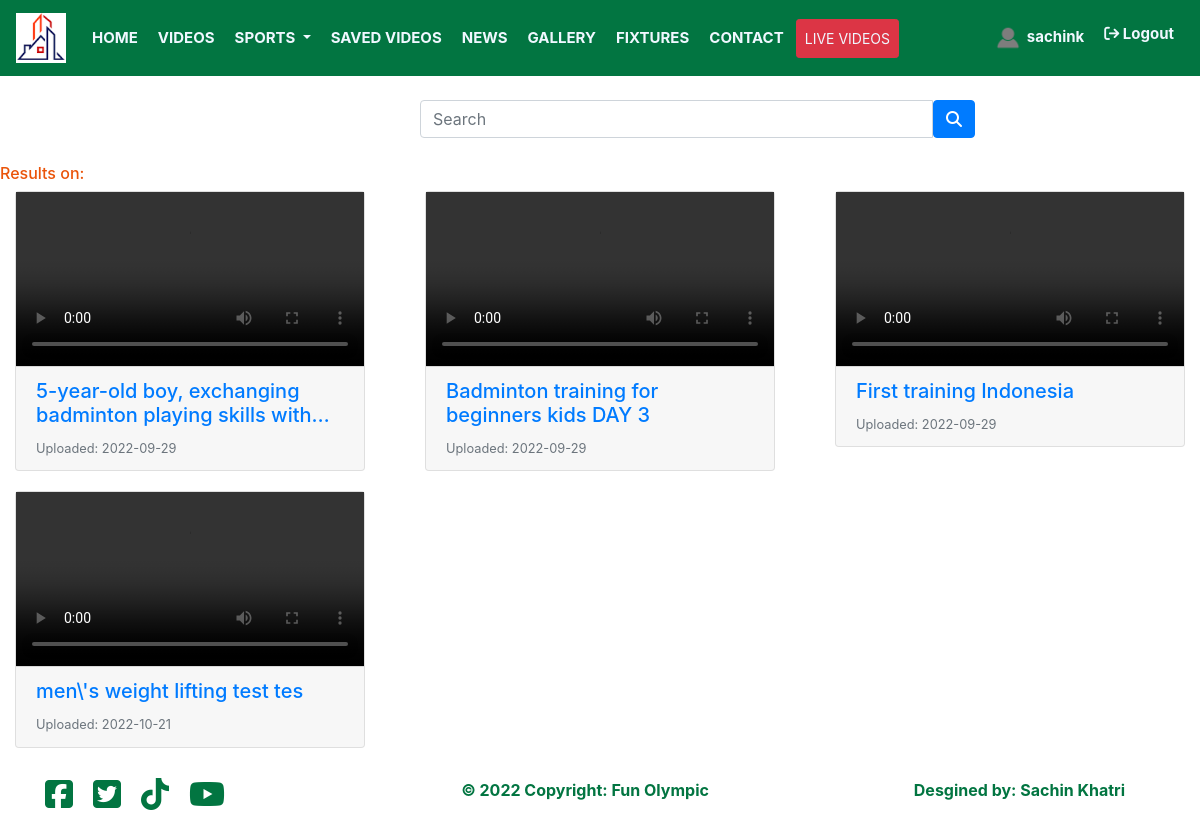
The app's page /search.php (signed in) with its own data.
### tables this page shows
CREATE TABLE `users` (
  `uid` int(11) NOT NULL,
  `fullname` varchar(255) NOT NULL,
  `phone` varchar(255) NOT NULL,
  `nationality` varchar(255) NOT NULL,
  `email` varchar(255) NOT NULL,
  `profile_image` varchar(255) NOT NULL,
  `username` varchar(255) NOT NULL,
  `password` varchar(255) NOT NULL,
  `status` varchar(255) NOT NULL,
  `registered_date` varchar(255) NOT NULL,
  `is_admin` int(11) NOT NULL,
  `last_login` varchar(255) NOT NULL
);

CREATE TABLE `videos` (
  `vid` int(11) NOT NULL,
  `title` varchar(255) NOT NULL,
  `category_title` varchar(255) NOT NULL,
  `description` mediumtext NOT NULL,
  `video_path` varchar(255) NOT NULL,
  `tags` varchar(255) NOT NULL,
  `views` int(11) NOT NULL,
  `upload_date` varchar(255) NOT NULL,
  `upload_time` varchar(255) NOT NULL
);

### search.php (the view, shortened to what this page needs)
<?php include "header.php" ?>
<div class="row" style="margin:100px 0 10px 0; color:#ea540a;">
    <div class="col-md-4"></div>
    <div class="col-md-6">
        <form action="search.php" method="post">
            <div class="input-group">
                <input type="search" required name="search" id="" class="form-control" placeholder="Search"
                    autocomplete="on">
                <button type="submit" name="btn-search" class="btn btn-primary">
                    <i class="fas fa-search"></i>
                </button>
            </div>
        </form>
    </div>
</div>
<div class="row">
    <h6 style="color:#ea540a;">Results on: <?php echo $search ?></h6>
</div>
<div class="row justify-content-center">
    <div class="card-deck">
        <?php
        $query = "SELECT * FROM videos WHERE description LIKE '%$search%'";
        $select_videos = mysqli_query($connection, $query);
        while($row = mysqli_fetch_assoc($select_videos)) {
            $vid                = $row['vid'];
            $title     = $row['title'];
            $video_path     = $row['video_path'];
            $upload_date     = $row['upload_date'];
                          ?>
        <div class="col-md-4" style="margin-bottom:20px">
            <div class="card">
                <video width="100%" controls>
                    <source src="videos/<?php echo $video_path ?>" type="video/mp4">
                </video>
                <div class="card-footer">
                    <a href="play_video.php?vid=<?php echo $vid ?>&title=<?php echo $title ?>&type=highlight">
                        <h5 class="card-title"
                            style="overflow: hidden; display: -webkit-box; -moz-box-orient: vertical;
                                    -webkit-box-orient: vertical; box-orient: vertical; -webkit-line-clamp: 2; ine-clamp: 2; ">
                            <?php echo $title ?></h5>
                    </a>
                    <small class="text-muted">Uploaded: <?php echo $upload_date  ?> </small>
                </div>
            </div>
        </div>
        <?php }?>
    </div>
</div>
<?php include "footer.php" ?>

### header.php (shortened to what this page needs)
<?php
include ("functions.php");
$username = $_SESSION['username'];
?>
<!DOCTYPE html>
<html lang="en">
<head>
    <link rel="stylesheet" href="https://stackpath.bootstrapcdn.com/bootstrap/4.5.0/css/bootstrap.min.css">
    <link rel="stylesheet" href="https://maxcdn.bootstrapcdn.com/font-awesome/4.7.0/css/font-awesome.min.css">
    <link rel="stylesheet" href="css/styles.css">
</head>
<body>
    <nav class="navbar navbar-expand-lg fixed-top navbar-light">
        <a class="navbar-brand" href="<?php if(!isset($_GET['notlogged'])){echo 'home.php';} else{echo 'index.php';}?>"><img src="images/logo.png" height="50" width="50" alt=""></a>
        <div class="collapse navbar-collapse" id="navbarNavDropdown">
            <ul class="navbar-nav mr-auto">
                <li class="nav-item active">
                    <a class="nav-link" href="home.php">HOME</a>
                </li>
                <li class="nav-item">
                    <a class="nav-link" href="video_archive.php">VIDEOS</a>
                </li>
                <li class="nav-item dropdown">
                    <a class="nav-link dropdown-toggle" href="#" id="navbarDropdownMenuLink" data-toggle="dropdown"
                        aria-haspopup="true" aria-expanded="false">
                        SPORTS
                    </a>
                </li>
                <li class="nav-item">
                    <a class="nav-link" href="filtered_video.php?favorite">SAVED VIDEOS</a>
                </li>
                <li class="nav-item">
                    <a class="nav-link" href="news.php">NEWS</a>
                </li>
                <li class="nav-item">
                    <a class="nav-link" href="gallery.php">GALLERY</a>
                </li>
                <li class="nav-item">
                    <a class="nav-link" href="fixtures.php">FIXTURES</a>
                </li>
                <li class="nav-item">
                    <a class="nav-link" href="contact.php">CONTACT</a>
                </li>
                <li class="nav-item">
                    <a class="nav-link btn btn-danger btn-sm" href="video.php?live">LIVE VIDEOS</a>
                </li>
            </ul>
            <ul class="navbar-nav">
                <li class="nav-item">
                    <a class="nav-link" href="profile.php">
                        <?php
                            $query = "SELECT * FROM users WHERE username = '$username'";
                            $select_user = mysqli_query($connection, $query);
                            while($row = mysqli_fetch_assoc($select_user)) {
                                $profile_image = $row['profile_image'];
                            ?>
                        <img src="images/<?php echo $profile_image ?>" height="30" width="30" alt=""
                            style="border-radius:50%">
                        <?php echo $username?>
                        <?php } ?>
                    </a>
                </li>
                <li class="nav-item">
                    <a class="nav-link logout" href="logout.php"><i
                            class="fa-solid fa-arrow-right-from-bracket"></i>&nbsp;Logout</a>
                </li>
            </ul>
        </div>
    </nav>
    <div class="container-fluid">

### css/styles.css (style rules this page uses)
.navbar { background:#027541; width:100%; font-size: 15px; font-weight: bold; }
.nav-item { border: 2px #027541 solid; }
.nav-link { color:aliceblue !important; }

### records on screen
users: profile_image (placeholder picture)
videos: title "5-year-old boy, exchanging badminton playing skills…", upload_date "2022-09-29"
videos: title "Badminton training for beginners kids DAY 3", upload_date "2022-09-29"
videos: title "First training Indonesia", upload_date "2022-09-29"
videos: title "men\\'s weight lifting test tes", upload_date "2022-10-21"
